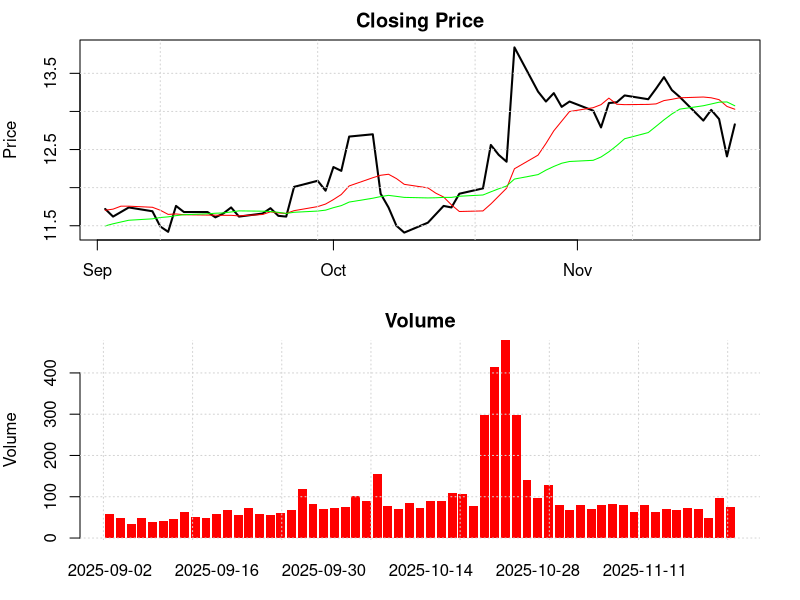

Source code (R):
rm(list=ls())
stocks <- read.csv("./Ford.csv")
stocks$Date <- as.Date(stocks$Date,format="%m/%d/%Y")
# Rename columns
colnames(stocks) <- c("Date","Close","Open","High","Low", "Volume","Change")

# Calculate Rolling Means
# 7 Days
stocks$SMA7 <- stats::filter(stocks$Close,
                             rep(1/7, 7),sides = 1)
# 9 Days
stocks$SMA9 <- stats::filter(stocks$Close,
                             rep(1/9, 9),sides = 1)

# 20 Days
stocks$SMA20 <- stats::filter(stocks$Close, rep(1/20, 20), sides = 1)

# 50 Days
stocks$SMA50 <- stats::filter(stocks$Close,
                              rep(1/50, 50),
                              sides = 1)

# 100 Days
stocks$SMA100 <- stats::filter(stocks$Close,
                              rep(1/100, 100),
                              sides = 1)

# 200 Days
stocks$SMA200 <- stats::filter(stocks$Close,
                              rep(1/200, 200),
                              sides = 1)
# Plot close and Volume
quarter <- subset(stocks,Date >='2025-09-01')
# Two-panel layout
par(mfrow = c(2,1), mar = c(3,4,2,2))

# --- Top Panel: Closing Price Line ---
plot(
  quarter$Date,
  quarter$Close,
  type = "l",
  col = "black",
  lwd = 2,
  main = "Closing Price",
  xlab = "",
  ylab = "Price"
)
lines(quarter$Date,quarter$SMA9,col="red")
lines(quarter$Date,quarter$SMA20,col="green")
grid()

# --- Bottom Panel: Volume Bars ---
barplot(
  quarter$Volume,
  names.arg = quarter$Date,
  col = "red",
  border = NA,
  main = "Volume",
  xlab = "Date",
  ylab = "Volume",
  axes = TRUE
)
grid()